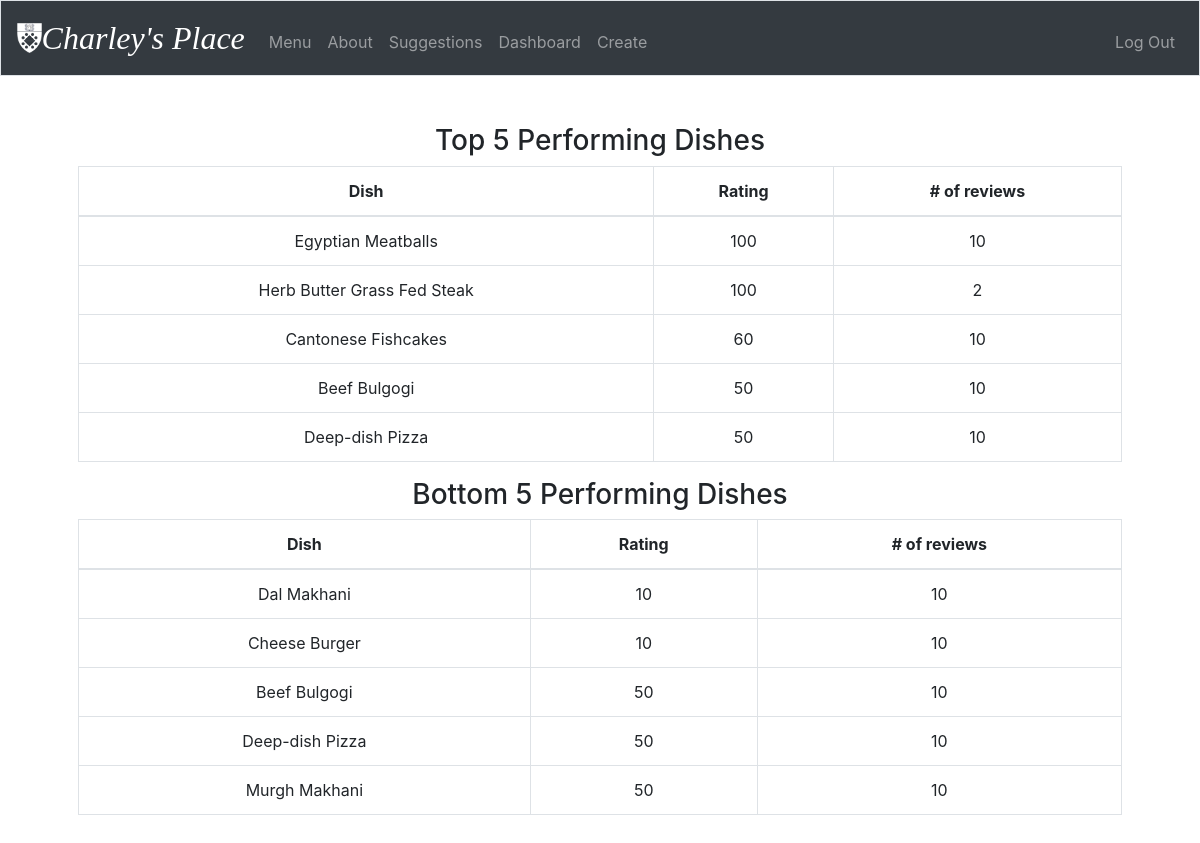
The page /dashboard (signed in) on the database as committed earlier.
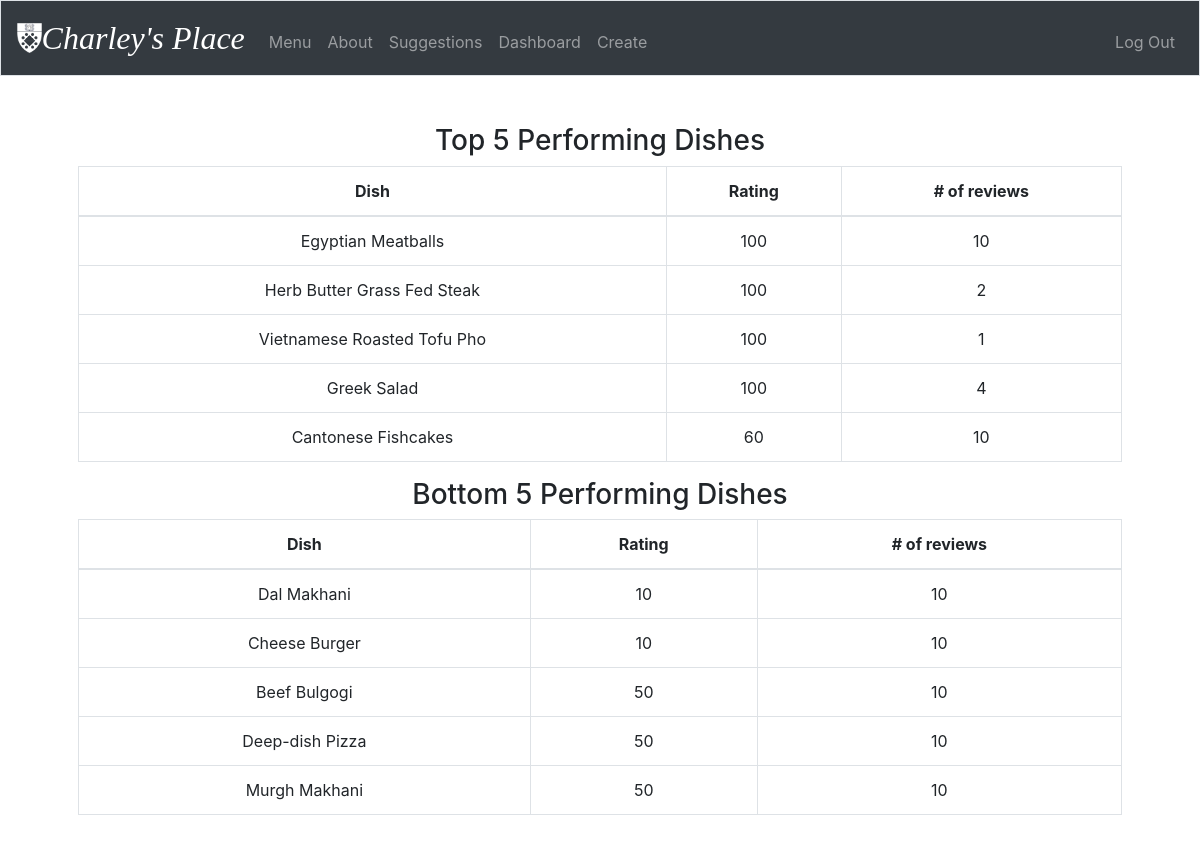
The same page on the database as committed later.
### tables this page shows
CREATE TABLE 'dishes' ('ID' integer PRIMARY KEY AUTOINCREMENT NOT NULL, 'name' text NOT NULL, 'ingredients' text NOT NULL, 'type' text NOT NULL, 'country_of_origin' text NOT NULL, 'avg_rating' numeric, 'count_reviews' integer, 'creation_date'  date DEFAULT CURRENT_DATE  , 'creation_timestamp'  timestamp DEFAULT CURRENT_TIMESTAMP  , 'likes' INTEGER DEFAULT 0, 'dislikes' INTEGER DEFAULT 0);

### application.py (the view)
@app.route("/dashboard", methods=["GET", "POST"])
@login_required
def dashboard():
    if request.method == "GET":
        top = db.execute("SELECT * FROM dishes WHERE avg_rating IS NOT NULL ORDER BY avg_rating DESC LIMIT 5")
        bottom = db.execute("SELECT * FROM dishes WHERE avg_rating IS NOT NULL ORDER BY avg_rating ASC LIMIT 5")
        return render_template("dashboard.html", top = top, bottom = bottom)
    else:
        return apology("TODO")

### application.py (called while the page is built)
@app.after_request
def after_request(response):
    response.headers["Cache-Control"] = "no-cache, no-store, must-revalidate"
    response.headers["Expires"] = 0
    response.headers["Pragma"] = "no-cache"
    return response

### helpers.py (called while the page is built)
def login_required(f):
    @wraps(f)
    def decorated_function(*args, **kwargs):
        if session.get("user_id") is None:
            return redirect("/login")
        return f(*args, **kwargs)
    return decorated_function

### templates/dashboard.html (shortened to what this page needs)
{% extends "layout.html" %}
{% block main %}
    <h3>Top 5 Performing Dishes</h3>
    <table class="table table-bordered">
      <thead>
        <tr>
          <th scope="col">Dish</th>
          <th scope="col">Rating</th>
          <th scope="col"># of reviews</th>
        </tr>
      </thead>
      <tbody>
        {% for row in top %}
        <tr>
            <td>{{ row['name'] }}</td>
            <td>{{ row['avg_rating'] }}</td>
            <td>{{ row['count_reviews'] }}</td>
        </tr>
        {% endfor %}
      </tbody>
    </table>
        <h3>Bottom 5 Performing Dishes</h3>
    <table class="table table-bordered">
      <thead>
        <tr>
          <th scope="col">Dish</th>
          <th scope="col">Rating</th>
          <th scope="col"># of reviews</th>
        </tr>
      </thead>
      <tbody>
        {% for row in bottom %}
        <tr>
            <td>{{ row['name'] }}</td>
            <td>{{ row['avg_rating'] }}</td>
            <td>{{ row['count_reviews'] }}</td>
        </tr>
        {% endfor %}
      </tbody>
    </table>
{% endblock %}

### templates/layout.html (shortened to what this page needs)
<!DOCTYPE html>
<html lang="en">
    <head>
        <link href="https://maxcdn.bootstrapcdn.com/bootstrap/4.1.3/css/bootstrap.min.css" rel="stylesheet">
        <link href="//maxcdn.bootstrapcdn.com/font-awesome/4.1.0/css/font-awesome.min.css" rel="stylesheet">
        <link href="https://cdnjs.cloudflare.com/ajax/libs/jquery.bootstrapvalidator/0.5.3/css/bootstrapValidator.min.css" rel="stylesheet">
        <link href="/static/styles.css" rel="stylesheet">
    </head>
    <body>
        <nav class="navbar navbar-expand-md navbar-dark bg-dark border">
            <img src="static/yale-som-crest.png" alt="logo"  height="30" class="d-inline-block align-top">
            <a class="navbar-brand" href="/home"><span color="white"><i> Charley's Place</i></span></a>
            <div class="collapse navbar-collapse" id="navbar">
                {% if session.user_id %}
                    <ul class="navbar-nav mr-auto mt-2">
                        <li class="nav-item"><a class="nav-link" href="/home">Menu</a></li>
                        <li class="nav-item"><a class="nav-link" href="/about">About</a></li>
                        <li class="nav-item"><a class="nav-link" href="/suggestions">Suggestions</a></li>
                        <li class="nav-item"><a class="nav-link" href="/dashboard">Dashboard</a></li>
                        <li class="nav-item"><a class="nav-link" href="/form">Create</a></li>
                    </ul>
                    <ul class="navbar-nav ml-auto mt-2">
                        <li class="nav-item"><a class="nav-link" href="/logout">Log Out</a></li>
                    </ul>
                {% endif %}
            </div>
        </nav>
        <main class="container p-5">
            {% block main %}{% endblock %}
        </main>
    </body>
</html>

### static/styles.css (style rules this page uses)
nav .navbar-brand { font-size: xx-large; font-family: 'YaleNew-Bold'; }
main { overflow-x: auto; text-align: center; }

Rows that differ between the two databases and show on the page:
no longer on one of the page's lists (row unchanged): dishes: name "Beef Bulgogi", avg_rating "50", count_reviews "10"
no longer on one of the page's lists (row unchanged): dishes: name "Deep-dish Pizza", avg_rating "50", count_reviews "10"
now on this page (row edited): dishes: name "Vietnamese Roasted Tofu Pho", avg_rating "100", count_reviews "1", shown under "Top 5 Performing Dishes"
now on this page (row edited): dishes: name "Greek Salad", avg_rating "100", count_reviews "4", shown under "Top 5 Performing Dishes"
